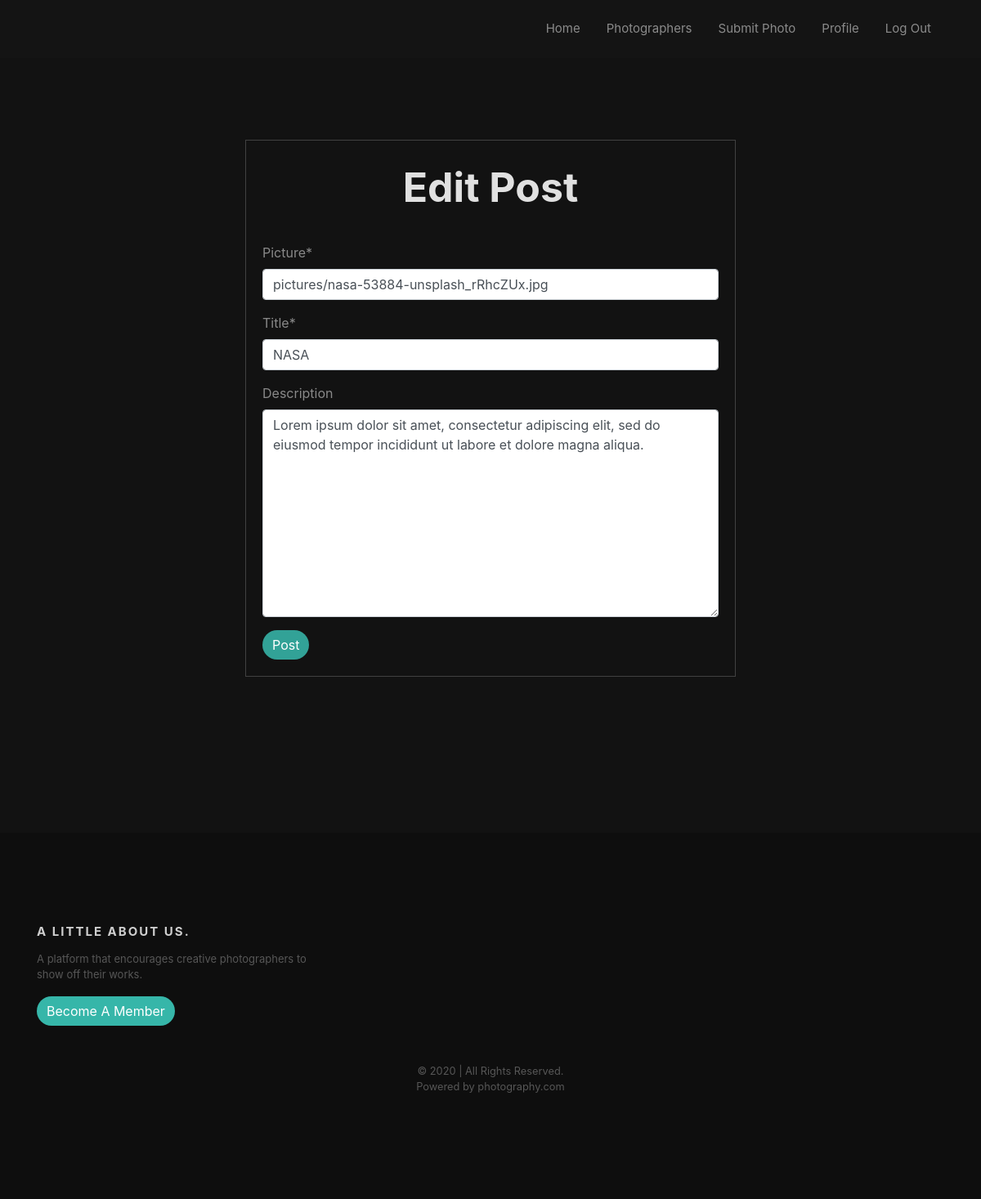
Page /post/nasa/update (signed in) on the committed database.
### photo/models.py (models this page shows, shortened)
class Post(models.Model):
    picture = CloudinaryField('picture')
    title = models.CharField(max_length=100, unique=True)
    description = models.TextField(max_length=200, default='', blank=True)
    date_posted = models.DateTimeField(default=timezone.now)
    photographer = models.ForeignKey(User, on_delete=models.CASCADE)
    slug = AutoSlugField(populate_from='title', always_update=True)

### photo/views.py (the view)
# urls.py: path('post/<str:slug>/update', PostUpdateView.as_view(), name='post-update'),
class PostUpdateView(LoginRequiredMixin, UserPassesTestMixin, UpdateView):
    model = Post
    fields = ['picture', 'title', 'description']
    template_name = 'photo/post_update_form.html'
    def test_func(self):
        post = self.get_object()
        if self.request.user == post.photographer:
            return True
        return False

### photo/templates/photo/post_update_form.html (shortened to what this page needs)
{%extends 'photo/base.html'%}
{% load crispy_forms_tags %}
{%block content%}
   <div id="register_form" >
       <form method="POST" enctype="multipart/form-data">
           <fieldset>
               <legend class="leg">Edit Post</legend>
               <div class="forms">
                   {{form|crispy}}
               </div>
           </fieldset>
           <div>
               <button class="btn">Post</button>
           </div>
       </form>
   </div>
{%endblock content%}

### photo/static/photo/main.css (style rules this page uses)
body { background-color: #121212; }
.btn { border: none; border-radius: 25px!important; background-color: rgba(64, 224, 208, 0.7); color: rgba(255, 255, 255, 1); text-decoration: none!important; transition: 0.2s; }
#register_form { width: 50%; margin: 100px auto; border: 1px solid rgba(255, 255, 255, 0.2); padding: 20px; }
#register_form .leg { color: rgba(255, 255, 255, 0.87); font-size: 50px; font-weight: bold; margin-bottom: 30px; text-align: center; }
#register_form .forms { color: rgba(255, 255, 255, 0.5); }

### rows in the picture
Post: picture "pictures/nasa-53884-unsplash_rRhcZUx.jpg", title "NASA", description "Lorem ipsum dolor sit amet, consectetur adipiscing elit, sed do eiusmod tempor incididunt ut labore et dolore magna aliqua."
